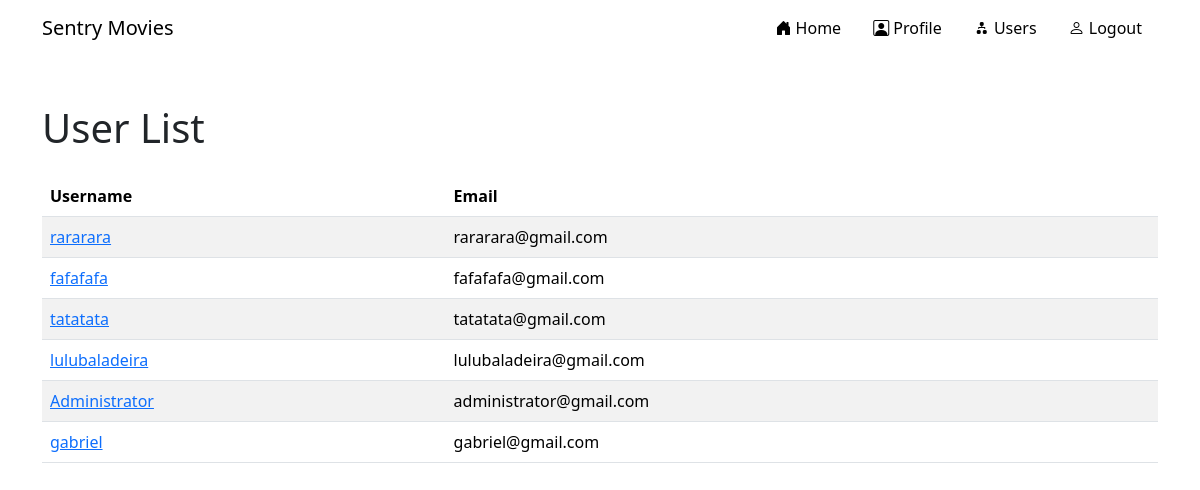
The page /users_page (signed in) on the database its author committed.
### Project_Structure/models.py (models this page shows)
class User(db.Model, UserMixin):
    id = db.Column(db.Integer, primary_key=True)
    email = db.Column(db.String(150), unique=True)
    password = db.Column(db.String(150))
    username = db.Column(db.String(150))
    notes = db.relationship('List')

### Project_Structure/views.py (the view)
@views.route('/users_page', methods = ['GET', 'POST'])
@login_required
def users_page():
    users = User.query.all()
    return render_template("users_page.html", user = current_user, users = users, title="Users")

### Project_Structure/__init__.py (called while the page is built)
def init_app():
    app = Flask(__name__)
    app.secret_key = "TESTES3nTryMulTiW4y"
    app.config['SQLALCHEMY_DATABASE_URI'] = 'sqlite:///database.db'
    db.init_app(app)
    from .views import views
    from .auth import auth
    app.register_blueprint(views, url_prefix = '/')
    app.register_blueprint(auth, url_prefix = '/')
    from .models import User, Movie, List, ListMovies
    with app.app_context():
        db.create_all()
    login_manager = LoginManager()
    login_manager.login_view = 'views.login_page'
    login_manager.init_app(app)
    @login_manager.user_loader
    def user_id(id):
        return User.query.get(int(id))
    return app

### Project_Structure/templates/users_page.html
{% extends 'struct.html' %}
{% block users_page %}
    <div class="container mt-5">
        <h1 class="mb-4">User List</h1>
        <table class="table table-striped">
            <thead>
                <tr>
                    <th scope="col">Username</th>
                    <th scope="col">Email</th>
                </tr>
            </thead>
            <tbody>
                {% for user_i in users %}
                    {% if user_i.id != user.id %}
                        <tr>
                            <td><a href="{{ url_for('views.user_details', user_id = user_i.id)}}">{{user_i.username}}</a></td>
                            <td>{{user_i.email}}</td>
                        </tr>
                    {% endif %}
                {% endfor %}
            </tbody>
        </table>
    </div>
{% endblock users_page %}

### Project_Structure/static/build/styles/struct.css (style rules this page uses)
* { box-sizing:0;padding:0;margin:0 }
body { padding-bottom:20vh }

### rows shown on the page
User: username "rararara", email "rararara@gmail.com"
User: username "fafafafa", email "fafafafa@gmail.com"
User: username "tatatata", email "tatatata@gmail.com"
User: username "lulubaladeira", email "lulubaladeira@gmail.com"
User: username "Administrator", email "administrator@gmail.com"
User: username "gabriel", email "gabriel@gmail.com"
